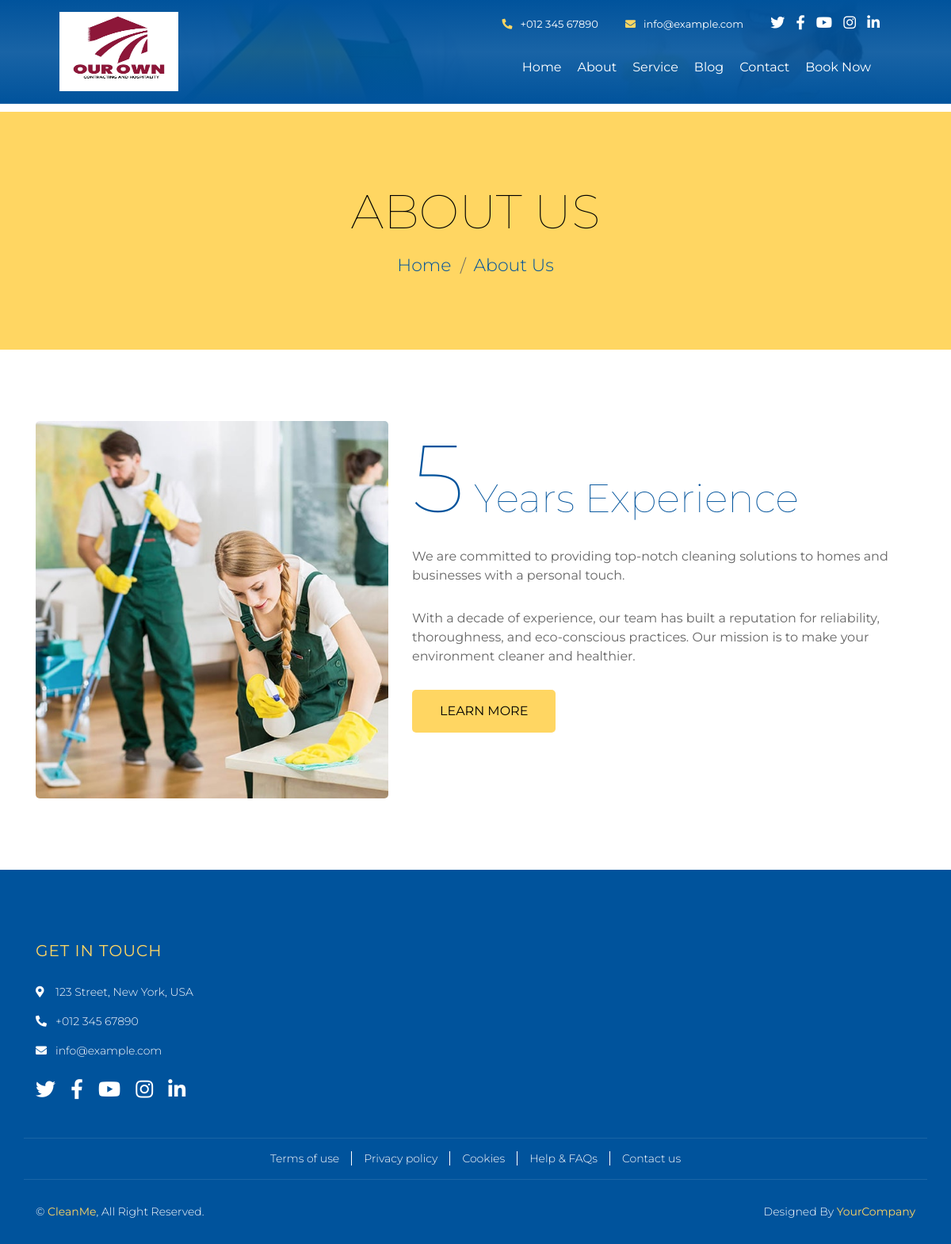
The page /about/ on the database its author committed.
### core/models.py (models this page shows)
class About(models.Model):
    experience_years = models.PositiveIntegerField(default=0)
    title = models.CharField(max_length=255)
    description = models.TextField()
    more_info = models.TextField()
    image = models.ImageField(upload_to='about/')
    why_choose_us = models.TextField(blank=True, null=True)

### core/views.py (the view)
# urls.py: path('about/', views.about, name='about'),
def about(request):
    about = About.objects.first()
    return render(request, 'core/about.html', {
        'about': about,
    })

### core/templates/core/about.html (shortened to what this page needs)
{% extends "base.html" %}
{% load static %}
{% block content %}
<div class="page-header">
    <div class="container">
        <div class="col-12"><h2>About Us</h2></div>
        <div class="col-12"><a href="{% url 'home' %}">Home</a> <a href="">About Us</a></div>
    </div>
</div>
<div class="about">
    <div class="container">
        <div class="row">
            <div class="col-lg-5 col-md-6">
                <div class="about-img">
                    <img src="{{ about.image.url }}" alt="Image">
                </div>
            </div>
            <div class="col-lg-7 col-md-6">
                <div class="about-text">
                    <h2><span>{{ about.experience_years }}</span> Years Experience</h2>
                    <p>{{ about.description }}</p>
                    <p>{{ about.more_info }}</p>
                    <a class="btn" href="">Learn More</a>
                </div>
            </div>
        </div>
    </div>
</div>
{% endblock %}

### core/static/css/style.css (style rules this page uses)
body { color: #666666; background: #ffffff; font-family: 'Montserrat', sans-serif; font-weight: 400; }
h1, h2, h3, h4, h5, h6 { font-weight: 100; }
a { color: #454545; transition: .3s; }
.page-header { position: relative; margin-bottom: 45px; padding: 90px 0; text-align: center; background: #FFD662; }
.page-header h2 { color: #000000; font-size: 60px; font-weight: 100; text-transform: uppercase; margin-bottom: 15px; }
.page-header a { position: relative; padding: 0 12px; font-size: 22px; font-weight: 300; color: #00539C; }
.page-header a::after { position: absolute; content: "/"; width: 8px; height: 8px; top: -2px; right: -7px; text-align: center; color: #666666; }
.page-header a:last-child::after { display: none; }
.about { position: relative; width: 100%; padding: 45px 0; }
.about .about-img img { width: 100%; border-radius: 5px; }
.about .about-text h2 { position: relative; color: #00539C; font-size: 50px; margin-bottom: 15px; }
.about .about-text h2 span { font-size: 120px; }
.about .about-text p { font-size: 16px; margin-bottom: 30px; }
.about .about-text a.btn { padding: 15px 35px; font-size: 16px; text-transform: uppercase; color: #000000; border: none; border-radius: 5px; background: #FFD662; transition: .3s; }

### rows shown on the page
About: image (picture), experience_years "5", description "We are committed to providing top-notch cleaning solutions to homes and businesses with a personal touch.", more_info "With a decade of experience, our team has built a reputation for reliability, thoroughness, and eco-conscious practices. Our mission is to make your environment cleaner and healthier."
